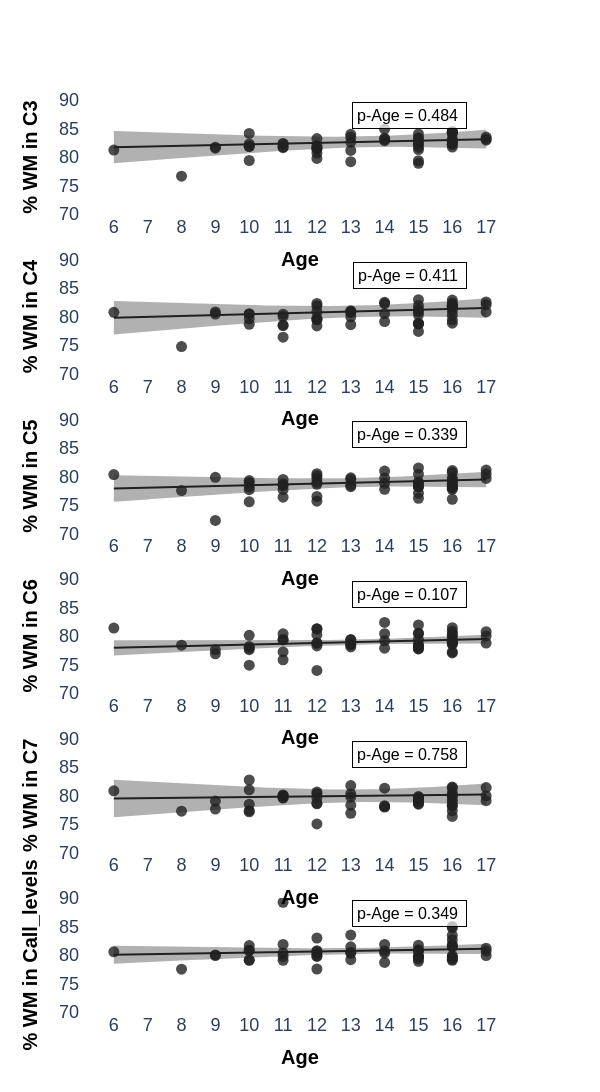

This figure's notebook cell:
### Markdown cell above
## Plot WM% vs Age

### Code cell
plot_percentage(df_GM_WM_SC, 'WM', 70, 90)
